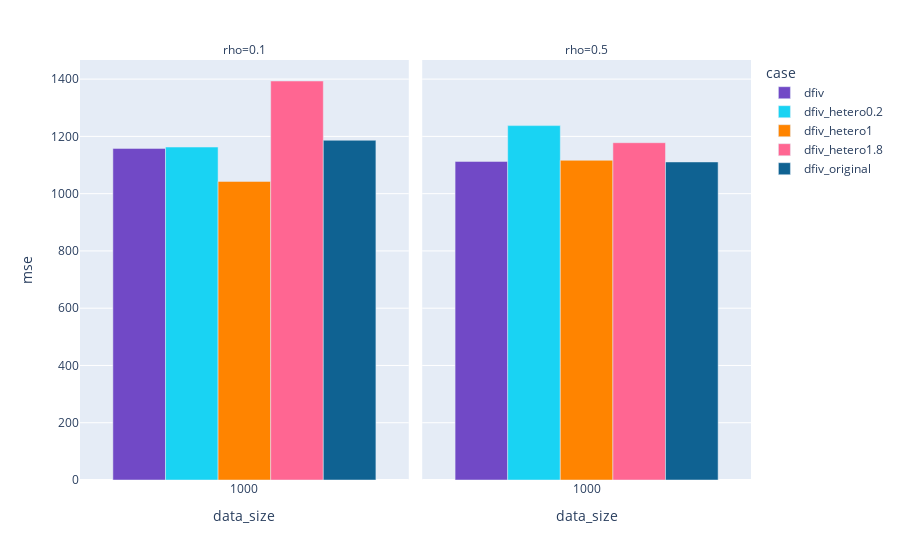

The notebook cell this image was saved under:
### Code cell
fig = px.bar(df_avg, x='data_size', y='mse', color='case', barmode='group',
                facet_col='rho', facet_col_wrap=3,
                color_discrete_map = color_discrete_map)
fig.update_xaxes(type='category')
fig.show()

### Figure 1 — Plotly figure (JSON) as saved in the notebook; plotly's stock layout.template omitted (floating-point values rounded to 4 significant figures)
{"data": [{"alignmentgroup": "True", "hovertemplate": "case=dfiv<br>rho=0.1<br>data_size=%{x}<br>mse=%{y}<extra></extra>", "legendgroup": "dfiv", "marker": {"color": "#7149C6", "pattern": {"shape": ""}}, "name": "dfiv", "offsetgroup": "dfiv", "orientation": "v", "showlegend": true, "textposition": "auto", "type": "bar", "x": [1000], "xaxis": "x", "y": [1158.0], "yaxis": "y"}, {"alignmentgroup": "True", "hovertemplate": "case=dfiv<br>rho=0.5<br>data_size=%{x}<br>mse=%{y}<extra></extra>", "legendgroup": "dfiv", "marker": {"color": "#7149C6", "pattern": {"shape": ""}}, "name": "dfiv", "offsetgroup": "dfiv", "orientation": "v", "showlegend": false, "textposition": "auto", "type": "bar", "x": [1000], "xaxis": "x2", "y": [1113.0], "yaxis": "y2"}, {"alignmentgroup": "True", "hovertemplate": "case=dfiv_hetero0.2<br>rho=0.1<br>data_size=%{x}<br>mse=%{y}<extra></extra>", "legendgroup": "dfiv_hetero0.2", "marker": {"color": "#19d3f3", "pattern": {"shape": ""}}, "name": "dfiv_hetero0.2", "offsetgroup": "dfiv_hetero0.2", "orientation": "v", "showlegend": true, "textposition": "auto", "type": "bar", "x": [1000], "xaxis": "x", "y": [1163.0], "yaxis": "y"}, {"alignmentgroup": "True", "hovertemplate": "case=dfiv_hetero0.2<br>rho=0.5<br>data_size=%{x}<br>mse=%{y}<extra></extra>", "legendgroup": "dfiv_hetero0.2", "marker": {"color": "#19d3f3", "pattern": {"shape": ""}}, "name": "dfiv_hetero0.2", "offsetgroup": "dfiv_hetero0.2", "orientation": "v", "showlegend": false, "textposition": "auto", "type": "bar", "x": [1000], "xaxis": "x2", "y": [1238.0], "yaxis": "y2"}, {"alignmentgroup": "True", "hovertemplate": "case=dfiv_hetero1<br>rho=0.1<br>data_size=%{x}<br>mse=%{y}<extra></extra>", "legendgroup": "dfiv_hetero1", "marker": {"color": "#FF8400", "pattern": {"shape": ""}}, "name": "dfiv_hetero1", "offsetgroup": "dfiv_hetero1", "orientation": "v", "showlegend": true, "textposition": "auto", "type": "bar", "x": [1000], "xaxis": "x", "y": [1043.0], "yaxis": "y"}, {"alignmentgroup": "True", "hovertemplate": "case=dfiv_hetero1<br>rho=0.5<br>data_size=%{x}<br>mse=%{y}<extra></extra>", "legendgroup": "dfiv_hetero1", "marker": {"color": "#FF8400", "pattern": {"shape": ""}}, "name": "dfiv_hetero1", "offsetgroup": "dfiv_hetero1", "orientation": "v", "showlegend": false, "textposition": "auto", "type": "bar", "x": [1000], "xaxis": "x2", "y": [1116.0], "yaxis": "y2"}, {"alignmentgroup": "True", "hovertemplate": "case=dfiv_hetero1.8<br>rho=0.1<br>data_size=%{x}<br>mse=%{y}<extra></extra>", "legendgroup": "dfiv_hetero1.8", "marker": {"color": "#FF6692", "pattern": {"shape": ""}}, "name": "dfiv_hetero1.8", "offsetgroup": "dfiv_hetero1.8", "orientation": "v", "showlegend": true, "textposition": "auto", "type": "bar", "x": [1000], "xaxis": "x", "y": [1393.0], "yaxis": "y"}, {"alignmentgroup": "True", "hovertemplate": "case=dfiv_hetero1.8<br>rho=0.5<br>data_size=%{x}<br>mse=%{y}<extra></extra>", "legendgroup": "dfiv_hetero1.8", "marker": {"color": "#FF6692", "pattern": {"shape": ""}}, "name": "dfiv_hetero1.8", "offsetgroup": "dfiv_hetero1.8", "orientation": "v", "showlegend": false, "textposition": "auto", "type": "bar", "x": [1000], "xaxis": "x2", "y": [1178.0], "yaxis": "y2"}, {"alignmentgroup": "True", "hovertemplate": "case=dfiv_original<br>rho=0.1<br>data_size=%{x}<br>mse=%{y}<extra></extra>", "legendgroup": "dfiv_original", "marker": {"color": "#0F6292", "pattern": {"shape": ""}}, "name": "dfiv_original", "offsetgroup": "dfiv_original", "orientation": "v", "showlegend": true, "textposition": "auto", "type": "bar", "x": [1000], "xaxis": "x", "y": [1186.0], "yaxis": "y"}, {"alignmentgroup": "True", "hovertemplate": "case=dfiv_original<br>rho=0.5<br>data_size=%{x}<br>mse=%{y}<extra></extra>", "legendgroup": "dfiv_original", "marker": {"color": "#0F6292", "pattern": {"shape": ""}}, "name": "dfiv_original", "offsetgroup": "dfiv_original", "orientation": "v", "showlegend": false, "textposition": "auto", "type": "bar", "x": [1000], "xaxis": "x2", "y": [1111.0], "yaxis": "y2"}], "layout": {"annotations": [{"font": {}, "showarrow": false, "text": "rho=0.1", "x": 0.245, "xanchor": "center", "xref": "paper", "y": 1, "yanchor": "bottom", "yref": "paper"}, {"font": {}, "showarrow": false, "text": "rho=0.5", "x": 0.755, "xanchor": "center", "xref": "paper", "y": 1, "yanchor": "bottom", "yref": "paper"}], "barmode": "group", "legend": {"title": {"text": "case"}, "tracegroupgap": 0}, "margin": {"t": 60}, "xaxis": {"anchor": "y", "domain": [0, 0.49], "title": {"text": "data_size"}, "type": "category"}, "xaxis2": {"anchor": "y2", "domain": [0.51, 1], "matches": "x", "title": {"text": "data_size"}, "type": "category"}, "yaxis": {"anchor": "x", "domain": [0, 1], "title": {"text": "mse"}}, "yaxis2": {"anchor": "x2", "domain": [0, 1], "matches": "y", "showticklabels": false}}}
